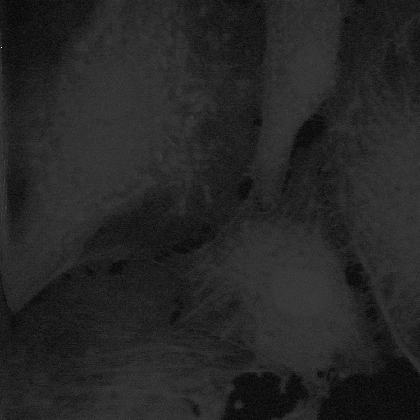
%> input picture Datasets/BPAE_Sample1/W800_P200_5mW_Ax5_S.tif, 420 x 420 px, shrunk from 512 x 512 before the run
$ octave generate_BM3D_output.m   (GNU Octave 9; MATLAB toolbox functions it lacks are replaced by stand-ins)
%> lines starting %> are read from the running program, lines starting %| are printed output that depends on the picture
### Matlab codes/BM3D_code/utils/estimate_noise.m
function [fitparams] = estimate_noise(z)
    polyorder=1;
    variance_power=1;
    clipping_below=1;
    clipping_above=1;
    prior_density=1;
    median_est=1;
    LS_median_size=1;
    tau_threshold_initial=1;
    level_set_density_factor=1;
    integral_resolution_factor=1;
    speed_factor=1;
    text_verbosity=0;
    figure_verbosity=0;
    lambda=1;
    auto_lambda=1;

    fitparams = function_ClipPoisGaus_stdEst2D(z,polyorder,variance_power,...
        clipping_below,clipping_above,prior_density,median_est,...
        LS_median_size,tau_threshold_initial,level_set_density_factor,...
        integral_resolution_factor,speed_factor,text_verbosity,...
        figure_verbosity,lambda,auto_lambda);
end

### Matlab codes/BM3D_code/generate_BM3D_output.m
close all;
clear all;
clc

addpath('/Users/sahiti/Documents/GitHub/Frontiers_FLIM_Denoising/Matlab codes/BM3D_code/utils/');
addpath('/Users/sahiti/Documents/GitHub/Frontiers_FLIM_Denoising/Matlab codes/BM3D_code/Test_images/BPAE_samples/');

file_name = '/Users/sahiti/Documents/GitHub/Frontiers_FLIM_Denoising/Matlab codes/BM3D_code/Test_images/BPAE_samples/W800_P200_5mW_Ax5_S.tif';
%direct lifetime
input_img = imread(file_name);
%> input_img is the input picture: size 420x420 single; min -0.128, max 2.46, mean 0.26
input_img = double(input_img);
%> input_img: size 420x420 double
s1 = size(input_img,1);
%> s1 = 420
input_proc = zeros(s1,s1);
set_max_val = 0.6;
for i=1:s1
    for j=1:s1
        if input_img(i,j)<=0
               input_proc(i,j) = 0;
        elseif input_img(i,j)>set_max_val
               input_proc(i,j) = set_max_val;
        else
            input_proc(i,j) = input_img(i,j);
        end
    end
end
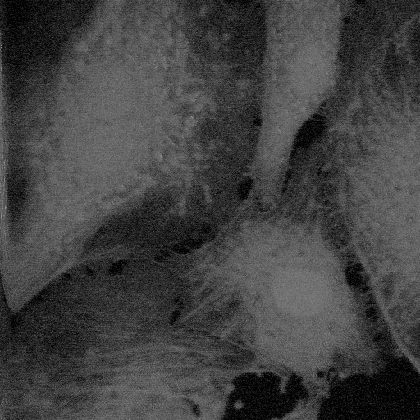
%> input_proc: size 420x420 double; min 0, max 0.6, mean 0.26

m11 = min(input_proc(:));
%> m11 = 0
m12 = max(input_proc(:));
%> m12 = 0.6
input_img2 = (input_proc-m11)/(m12-m11);
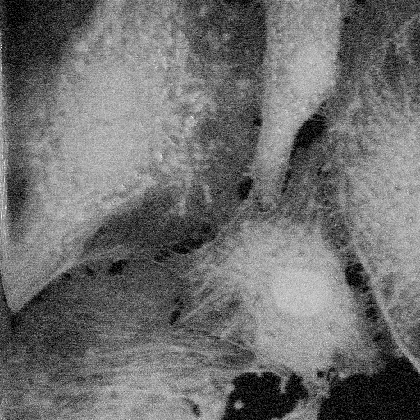
%> input_img2: size 420x420 double; min 0, max 1, mean 0.433
%> the run ends on the next line


polyorder=1;
variance_power=1;
clipping_below=1;
clipping_above=1;
prior_density=1;
median_est=1;
LS_median_size=1;
tau_threshold_initial=1;
level_set_density_factor=1;
integral_resolution_factor=1;
speed_factor=1;
text_verbosity=0;
figure_verbosity=0;
lambda=1;
auto_lambda=1;

fitparams = estimate_noise(input_img2);
